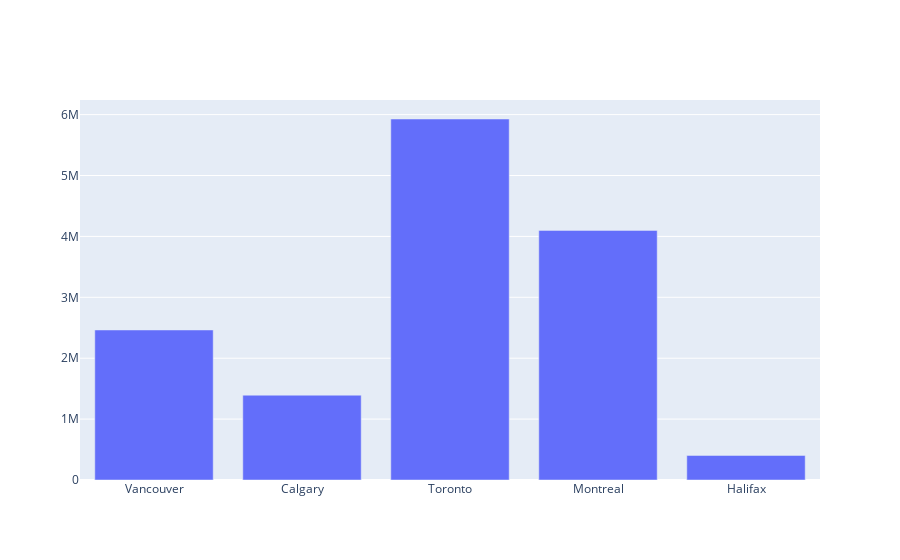

The code cell stored with this chart in its notebook:
### Markdown cell above
# Bar plots

### Code cell
data = [go.Bar(x=['Vancouver', 'Calgary', 'Toronto', 'Montreal', 'Halifax'],
               y=[2463431, 1392609, 5928040, 4098927, 403131])]

plotly.offline.iplot(data)

### Figure 1 — Plotly figure (JSON) as saved in the notebook; plotly's stock layout.template omitted (floating-point values rounded to 4 significant figures)
{"data": [{"type": "bar", "x": ["Vancouver", "Calgary", "Toronto", "Montreal", "Halifax"], "y": [2463431, 1392609, 5928040, 4098927, 403131]}], "layout": {}}
